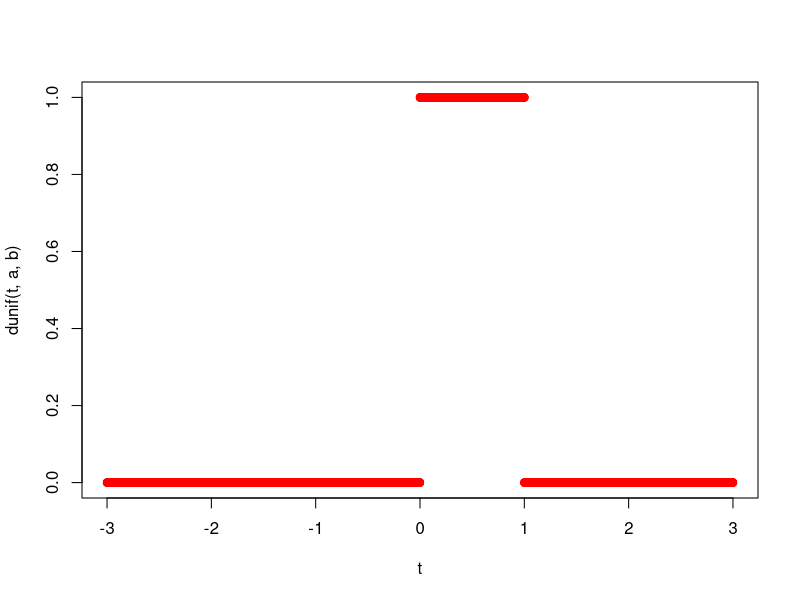
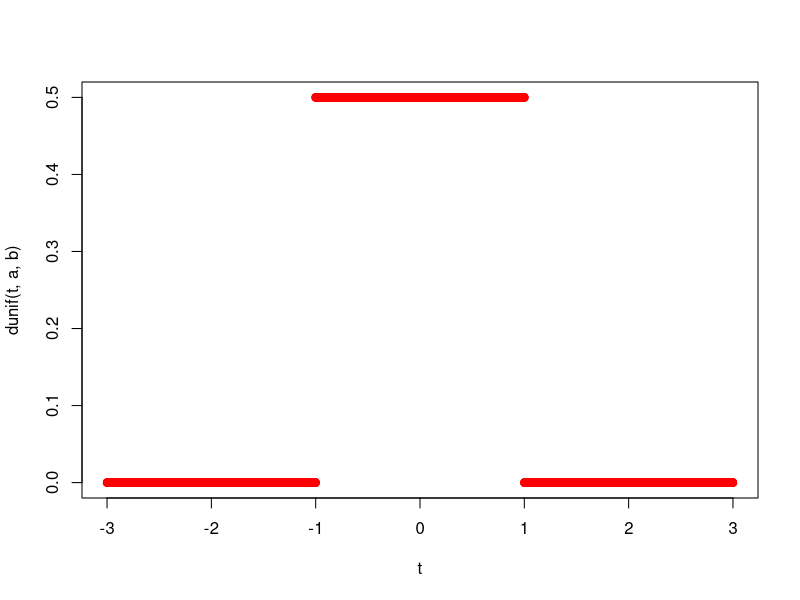
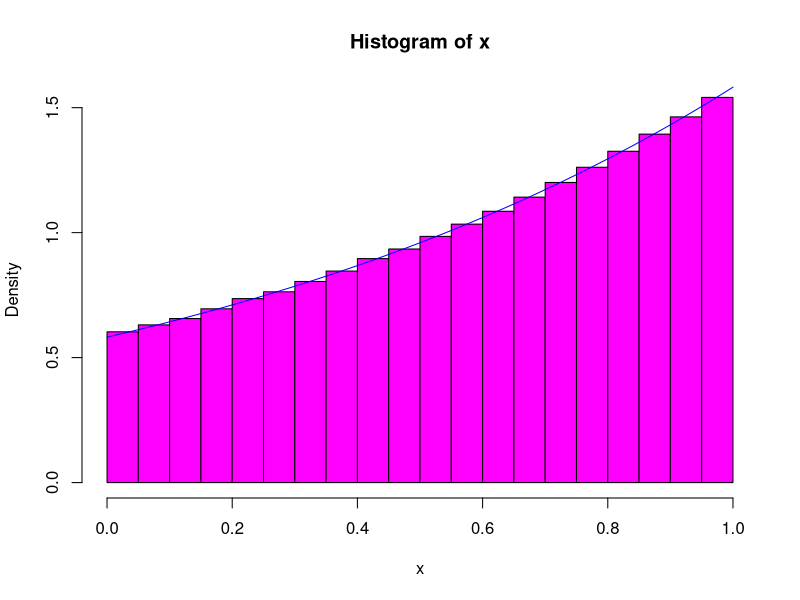
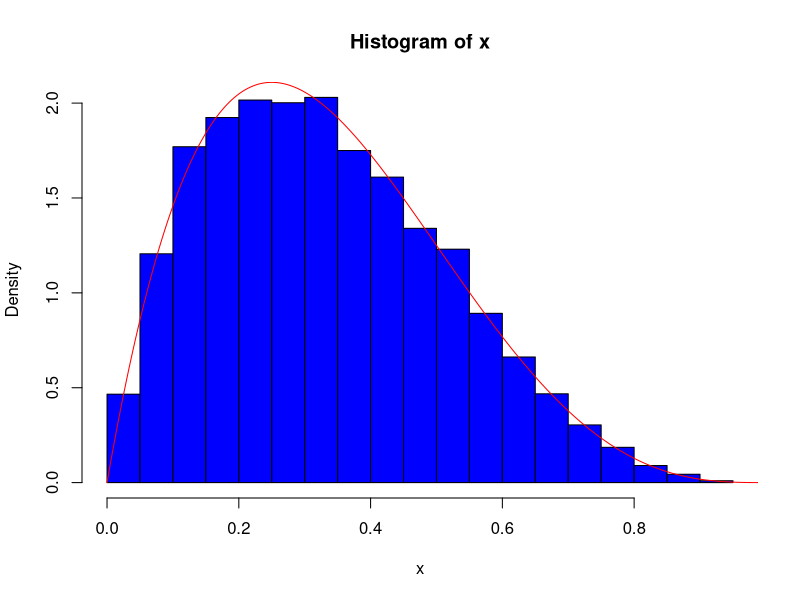
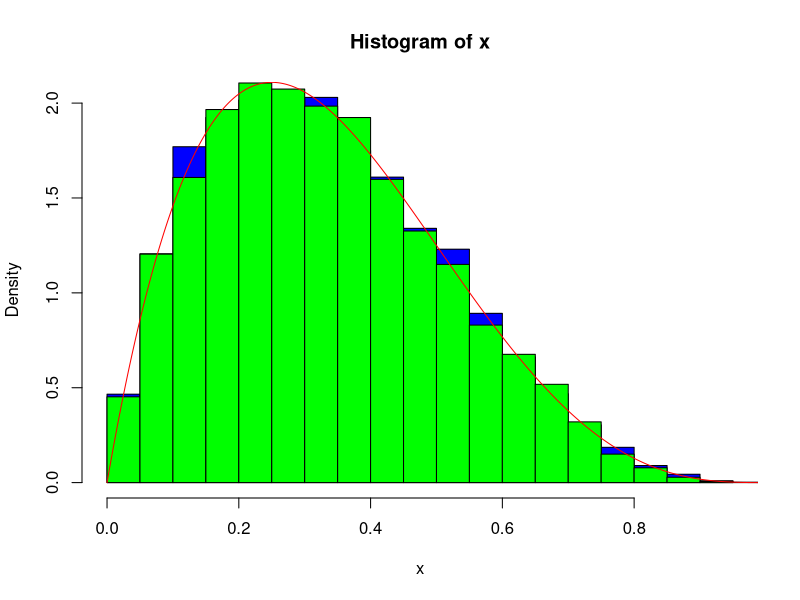
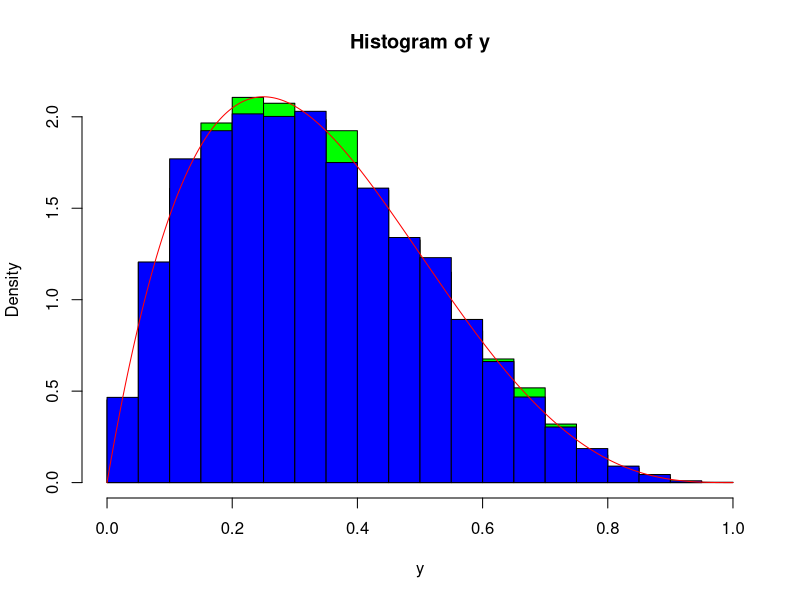
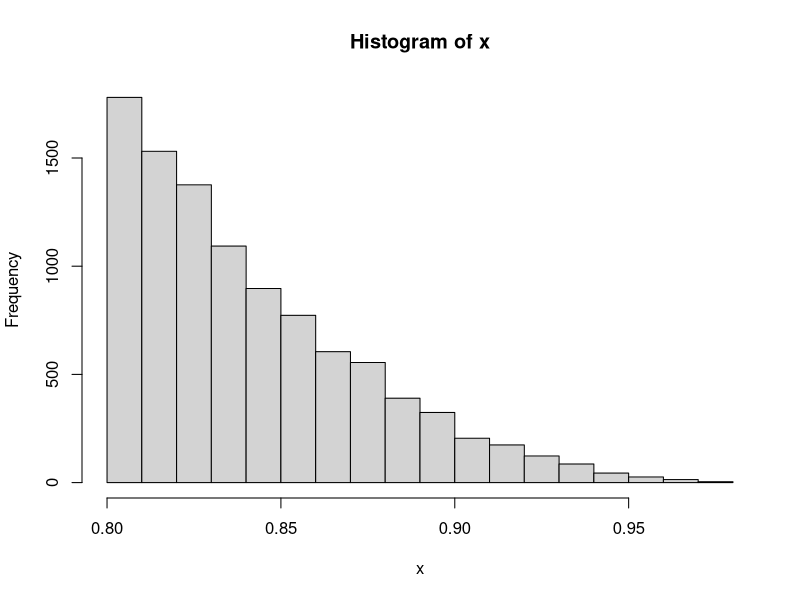
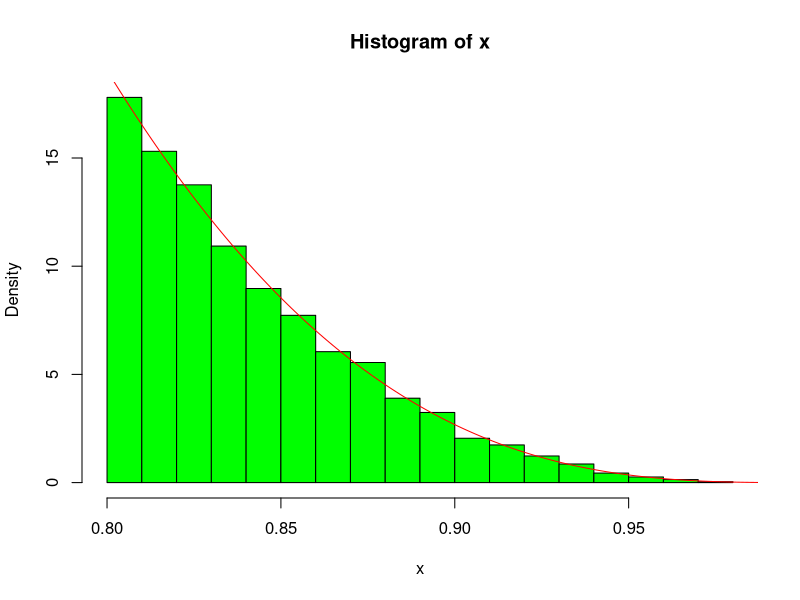

Reproduce these figures in R, in order.
# Statistica Lab9-311

#Lucru cu metoda respingerii
#Reamintim repartitia uniforma pe (a,b)
#f(x)=1/(b-a), x in intervalul (a,b)
a <- 0
b <- 1
t <- seq(-3,3,0.001)
plot(t,dunif(t,a,b),col="red")
a <- -1
b <- 1
plot(t,dunif(t,a,b),col="red")

#Aplicam metoda respingerii pentru a genera o valoare din X cu f(x)=e^x/e-1, 0<=x<=1
#Vrem si un contor care sa numere de cate iteratii a fost nevoie pentru a genera un x
f_resp <- function(v=1)
{#contor
  k <- 1
  u1 <- runif(1)
  u2 <- runif(1)
  while(u2>exp(u1-1)){
    u1 <- runif(1)
    u2 <- runif(1)
    k <- k+1
  }
  x <- u1
  return(c(x,k))
}

f_resp()

#Vrem o functie care genereaza n valori din X
n <- 10^6
f_resp_n <- function(n)
{
  y <- sapply(1:n,f_resp) 
  y
}
m <- f_resp_n(n)
x <- m[1,]
k <- m[2,]
hist(x,freq=F,col="magenta")
f_dens <- function(x)
{
  exp(x)/(exp(1)-1)
}
t <- seq(0,1,0.001)
lines(t,f_dens(t),col="blue")

#media vectorului de contoare
medie <- mean(k)
exp(1)/(exp(1)-1)




#Generam o valoare din repartitia Beta(2,4)
fbeta <- function()
{
  #ok este o "variabila semafor" pentru iesirea din while
  ok <- F
  #k imi numara de cate iteratii e nevoie pentru generarea lui x
  k <- 0
  while(ok==F)
  {
    u <- runif(2)
    #echivalent cu u1 <- runif(1) si u2 <- runif(1)
    if(u[2]<=256/27*u[1]*(1-u[1])^3) {
      x <- u[1]
      ok <- T
    }
    k <- k+1
  }  
  return(c(x,k)) 
}

fbeta()

fbeta_n <- function(n)
{
  x <- c()
  k <- c()
  for(i in 1:n) {
    a <- fbeta()
    x <-c(x,a[1])
    k <- c(k,a[2])
  } 
  
  #Putem face ca la fbeta sa returnam concatenarea dintre x si k dar
  #trebuie sa avem grija la indici
  return(c(x,k))
}

fbeta_n(4)
#O imbunatatire ar fi sa concatenam x si k intr-o forma matriceala
# Functiile rbind() si cbind()

v1 <- 1:3
v2 <- 4:6
m1 <- rbind(v1,v2)
m2 <- cbind(v1,v2)

#vreau sa extrag prima linie
m1[1,]

#prima linie si coloanele 1 si 3
m1[1,c(1,3)]
#sau 
m1[1,-2]

m1[1,-c(1,2)]

#################################################

#Revenim la simulare

fbeta_n_nou <- function(n)
{
  x <- c()
  k <- c()
  for(i in 1:n) {
    a <- fbeta()
    x <-c(x,a[1])
    k <- c(k,a[2])
  } 
  
  #Putem face ca la fbeta sa returnam concatenarea dintre x si k dar
  #trebuie sa avem grija la indici
  return(rbind(x,k))
}

#Valori
m <- fbeta_n_nou(10^4)
x <- m[1,]
k <- m[2,]
medie_incercari <- sum(k)/10^4
t <- seq(0,1,0.001)
hist(x,freq=F,col="blue")
lines(t,dbeta(t,2,4),col="red")

y <- rbeta(10^4,2,4)

hist(x,freq=F,col="blue")
hist(y,freq=F,col="green",add=T)
lines(t,dbeta(t,2,4),col="red")

hist(y,freq=F,col="green")
hist(x,freq=F,col="blue",add=T)
lines(t,dbeta(t,2,4),col="red")

#Scrieti o functie care genereaza o valoare din repartitia de mai sus
#f(x)=10^6/336*x*(1-x)^3
f_respingere <-function()
{
  #folosim variabila booleana ok ca "variabila semafor" pentru iesirea din bucla
  ok <- F
  #k este contorul pentru nr de iteratii necesare pentru generarea lui x
  k <- 0
  while(ok==F)
  {
    y <- runif(1,0.8,1)
    u <- runif(1)
    if(u<=625/4*y*(1-y)^3) {
      x <- y
      ok <- T
    }
    k <- k+1
  }
  
  return(c(x,k))
}
f_respingere()


#Sa scrie o functie care genereaza n valori din repartitia de mai sus

f_respingere_n <- function(n)
{ 
  x <- c()
  k <- c()
  for(i in 1:n) {
    a <- f_respingere()
    x <- c(x,a[1])
    k <- c(k,a[2])
  }
  #vom concatena cu functia rbind()
  return(rbind(x,k))
}

m <- f_respingere_n(10^4)

m[,1:5]
x <- m[1,]
k <- m[2,]
medie_incercari <- sum(k)/10^4
hist(x)

#Sa se scrie o functie care se comporta ca densitatea de mai sus
f1 <- function(x)
{
  10^6/336*x*(1-x)^3
}
t <- seq(0.8,1,0.001)
hist(x,freq=F,col="green")
lines(t,f1(t),col="red")

#TEMA: Rescrieti functia de mai sus astfel incat sa nu se mai bazeze pe apelul 
#functiei f_respingere

#TEMA: Rescrieti functia fbeta_n astfel incat sa genereze n valori
#folosind un algoritm care nu mai apeleaza functia fbeta

#Tema: FOlositi metoda respingerii pentru a genera n valori dintr-o v.a. discreta
# data de valorile -5:4 cu probabilitatile (1/50,2/50,10/50,11/50,9/50,1/50,1/50,3/50,3/50,3/50)